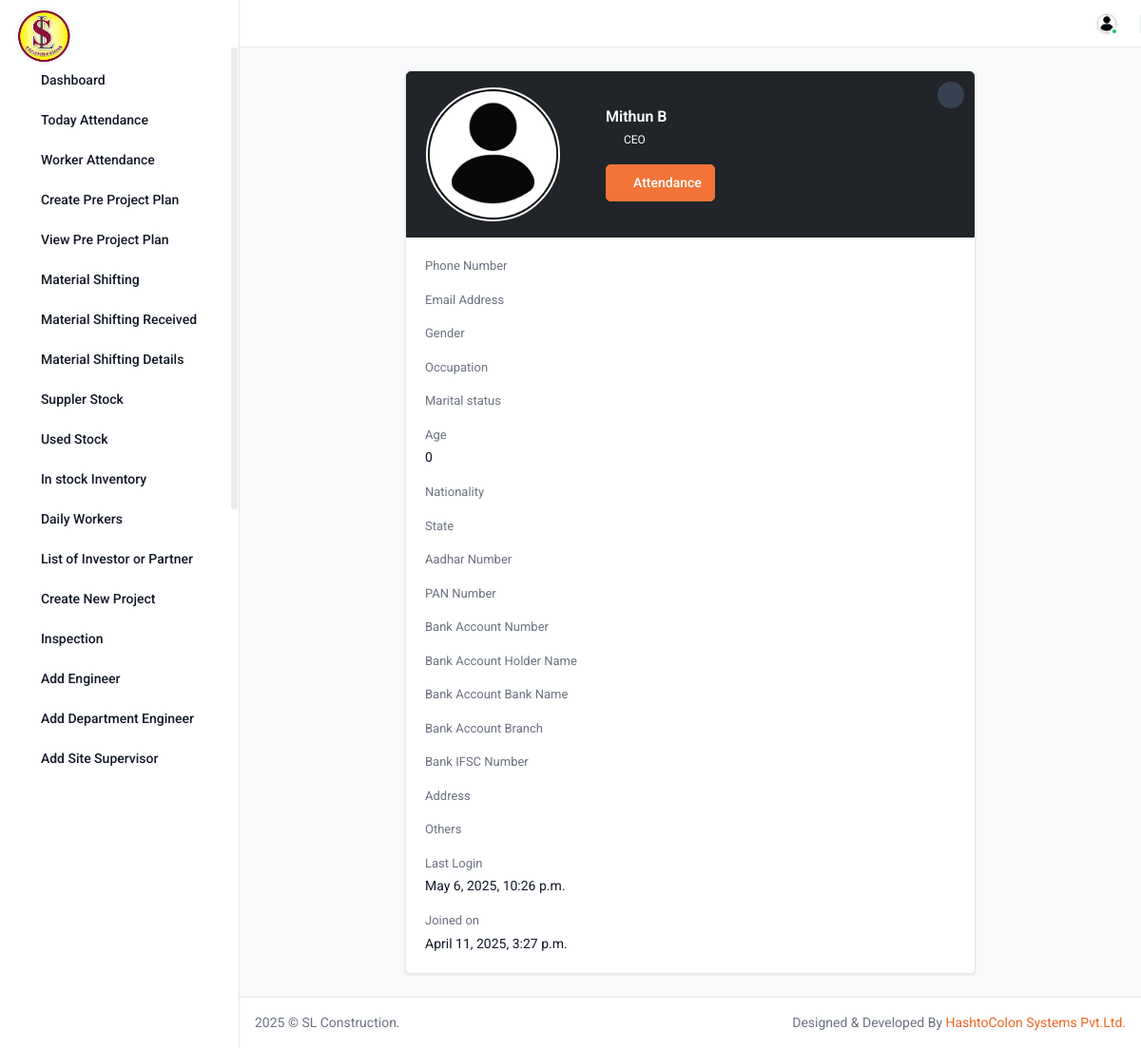
Page /admin_profile/11 (signed in) on the committed database.
### base/models.py (models this page shows, shortened)
class Profile(models.Model) :
   user = models.OneToOneField(User, on_delete=models.CASCADE)
   address=models.TextField(default="", blank=True)
   image=models.ImageField(upload_to='profile/' ,blank=True,)
   occupation=models.CharField(max_length=155, default="", blank=True)
   gender=models.CharField(max_length=55, choices = gender_choice, default="", blank=True)
   marital_status=models.CharField(max_length=155, choices=marital_status_choice, default="", blank=True)
   age=models.IntegerField( default=0, blank=True)
   nationality=models.CharField(max_length=55, default="", blank=True)
   state=models.CharField(max_length=155,choices = state_choice, default="", blank=True)
   email=models.CharField(max_length=55, default="", blank=True)
   phone=models.CharField(max_length=55, default="", blank=True)
   aadhar=models.CharField(max_length=55, default="", blank=True)
   pan=models.CharField(max_length=55, default="", blank=True)
   pan_image=models.ImageField(upload_to='profile/' ,blank=True,)
   aadhar_image=models.ImageField(upload_to='profile/' ,blank=True,)
   shop_type=models.CharField(max_length=255, default="", blank=True)
   shop_image=models.ImageField(upload_to='profile/' ,blank=True,)
   bank_account=models.CharField(max_length=55, default="", blank=True)
   bank_account_name=models.CharField(max_length=155, default="", blank=True)
   bank_account_bank_name=models.CharField(max_length=155, default="", blank=True)
   bank_account_branch_name=models.CharField(max_length=155, default="", blank=True)
   ifsc_code=models.CharField(max_length=55, default="", blank=True)
   role = models.CharField(max_length = 135, null=True, blank=True)
   others=models.CharField(max_length=255, default="", blank=True)

class User(AbstractUser):
   designation = models.CharField(max_length = 20, choices = designation_choice, null=True, blank=True)

### base/views.py (the view)
# urls.py: path("admin_profile/<int:pk>",views.admin_profile, name="admin_profile"),
@login_required
def admin_profile(request,pk):
    user=User.objects.get(pk=pk)
    post=Profile.objects.get(user=user)
    return render(request, "profile-admin.html",{"post":post,})

### templates/profile-admin.html (shortened to what this page needs)
{% extends "base.html" %}
{% load static %}
{% load widget_tweaks %}
{% block content %}
	<div class="content  d-flex justify-content-center">
					<div class="col-xl-8 d-flex">
						<div class="card position-relative flex-fill">
							<div class="card-header bg-dark">
								<div class="d-flex align-items-center">
                                    <span class="avatar avatar-lg avatar-rounded border border-white border-2 flex-shrink-0 me-5">
                                        {% if post.image %}
										<img src="{{post.image.url}}" alt="Img">
                                        {% else %}
										<img src="{% static "img/user.jpg" %}"  alt="Img">
                                        {% endif %}
									</span>
									<div>
										<h5 class="text-white mb-1">{{post.user.first_name}} {{post.user.last_name}}</h5>
										<div class="d-flex align-items-center">
										<span class="mx-1"><i class="ti ti-point-filled text-primary"></i></span>
										<p class="fs-12">{{post.user.designation}}</p>
									</div>
									<a href="{% url 'base:worker_attendance_list' post.user.pk %}" class="btn btn-primary mt-3"> <i class="ti ti-eye"></i> Attendance</a>
									</div>
								</div>
                                <a href="{% url 'base:admin_update_profile' post.pk post.user.pk %}" class="btn btn-icon btn-sm text-white rounded-circle edit-top"><i class="ti ti-edit"></i></a>
							</div>
							<div class="card-body">
								<div class="mb-3">
									<span class="d-block mb-1 fs-13">Phone Number</span>
								</div>
								<div class="mb-3">
									<span class="d-block mb-1 fs-13">Email Address</span>
								</div>
								<div class="mb-3">
									<span class="d-block mb-1 fs-13">Gender </span>
								</div>
								<div class="mb-3">
									<span class="d-block mb-1 fs-13">Occupation </span>
								</div><div class="mb-3">
									<span class="d-block mb-1 fs-13">Marital status </span>
								</div><div class="mb-3">
									<span class="d-block mb-1 fs-13">Age </span>
									<p class="text-gray-9">{{post.age}}</p>
								</div><div class="mb-3">
									<span class="d-block mb-1 fs-13">Nationality </span>
								</div><div class="mb-3">
									<span class="d-block mb-1 fs-13">State</span>
								</div>
                                	<div class="mb-3">
									<span class="d-block mb-1 fs-13">Aadhar Number</span>
								</div>
                                	<div class="mb-3">
									<span class="d-block mb-1 fs-13">PAN Number</span>
								</div>
                                	<div class="mb-3">
									<span class="d-block mb-1 fs-13">Bank Account Number</span>
								</div>
								<div class="mb-3">
									<span class="d-block mb-1 fs-13">Bank Account Holder Name</span>
								</div>
								<div class="mb-3">
									<span class="d-block mb-1 fs-13">Bank Account Bank Name</span>
								</div>
								<div class="mb-3">
									<span class="d-block mb-1 fs-13">Bank Account Branch</span>
								</div>
                                	<div class="mb-3">
									<span class="d-block mb-1 fs-13">Bank IFSC Number</span>
								</div>
                                	<div class="mb-3">
									<span class="d-block mb-1 fs-13">Address</span>
								</div>
								<div class="mb-3">
									<span class="d-block mb-1 fs-13">Others</span>
								</div>
								<div class="mb-3">
									<span class="d-block mb-1 fs-13">Last Login</span>
									<p class="text-gray-9">{{user.last_login}} </p>
								</div>
								<div>
									<span class="d-block mb-1 fs-13">Joined on</span>
									<p class="text-gray-9">{{user.date_joined}}</p>
								</div>
							</div>
						</div>
					</div>
					</div>
{% endblock content %}

### rows in the picture
Profile: user.first_name "Mithun", user.last_name "B", user.designation "CEO", age "0"
User: last_login "May 6, 2025, 10:26 p.m.", date_joined "April 11, 2025, 3:27 p.m."
